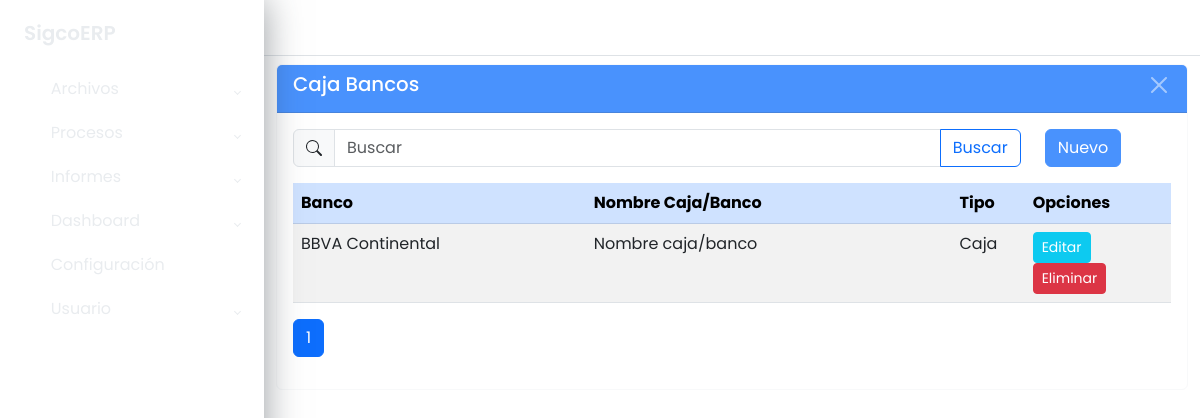
/maestros/caja_banco/listar/, run on the app's committed database.
### apps/maestros/models/models_base.py (models this page shows, shortened)
class CajaBanco(ModeloBaseGenerico):
	id_caja_banco = models.AutoField(primary_key=True)
	id_banco = models.ForeignKey(Banco, on_delete=models.PROTECT, null=True,
								 blank=True, verbose_name="Banco")
	nombre_caja_banco = models.CharField("Nombre Caja o Banco", max_length=100,
										 null=True, blank=True)
	tipo_caja_banco = models.SmallIntegerField(choices=((1, 'Caja'),
														(2, 'Banco')))
	cuenta_caja_banco = models.CharField("Nro de Cuenta", max_length=20,
										 null=True, blank=True)
	cuentacci_caja_banco = models.CharField("No CCI de Cuenta", max_length=20,
											null=True, blank=True)
	id_moneda = models.ForeignKey(Moneda, on_delete=models.PROTECT, null=True,
								  blank=True, verbose_name="Moneda")
	estatus_caja_banco = models.SmallIntegerField(choices=((1, 'Activo'),
														   (2, 'Inactivo')))
	class Meta:
		db_table = 'sgc_caja_banco'
		verbose_name = ('Caja Banco')
		verbose_name_plural = ('Caja Bancos')
		ordering = ['nombre_caja_banco']

class Banco(ModeloBaseGenerico):
	id_banco = models.AutoField(primary_key=True)
	codigo_banco = models.CharField("Código Banco", max_length=4, null=True,
									blank=True)
	nombre_banco = models.CharField("Nombre Banco", max_length=50, null=True,
									blank=True)
	descripcion_banco = models.CharField("Descripción Banco", max_length=80,
										 null=True, blank=True)
	class Meta:
		db_table = 'sgc_banco'
		verbose_name = ('Banco')
		verbose_name_plural = ('Bancos')
		ordering = ['nombre_banco']

### apps/maestros/views/caja_banco_views.py (the view)
class CajaBancoListView(GenericListView):
	model = modelo
	context_object_name = 'datos'
	template_name = f"maestros/{url_list}.html"
	cadena_filtro = "Q(id_banco__nombre_banco__icontains=text) | \
					 Q(cuenta_caja_banco__icontains=text)"
	extra_context = {
		"titulo": model._meta.verbose_name_plural,
		"url_inicio": url_home,
		"url_create": url_create,
		"url_update": url_update,
		"url_delete": url_delete
	}

### apps/maestros/views/cruds_views_generics.py (called while the page is built)
    def get_queryset(self):
        queryset = super().get_queryset()
        text = self.request.GET.get('buscar', '')
        if text and self.cadena_filtro:
            queryset = queryset.filter(eval(self.cadena_filtro))
        return queryset

    def get_context_data(self, **kwargs):
        context = super().get_context_data(**kwargs)
        context["buscar"] = self.request.GET.get('buscar', '')
        return context

### apps/maestros/templates/maestros/caja_banco_list.html (shortened to what this page needs)
{% extends 'base.html' %}
{% block main %}
	<div class="wrapper">
		{% block sidebar %}
			{% include 'sidebar.html' %}
		{% endblock sidebar %}
		{% block maincomponent %}
			<div class="main">
				{% block buttonsidebartoggle %}
					{% include 'buttonsidebartoggle.html' %}
				{% endblock buttonsidebartoggle %}
				{% block principalcomponent %}
					<div class="container-fluid">
						<div class="card border-light mb-3 mt-2">
							<div class="card-header text-white bg-primary opacity-75 d-flex
									justify-content-between">
								<h3>{{ titulo }}</h3>
								<button type="button" class="btn-close btn-close-white"
									aria-label="Close"
									onclick="window.location.href='{% url url_inicio %}'">
								</button>
							</div>
							<div class="card-body">
								<div class="row">
									<div class="col col-10">
										<form method="get">
											<div class="input-group flex-nowrap">
												<span class="input-group-text">
												</span>
												<input type="text" class="form-control" name="buscar"
													value="{{ buscar }}" placeholder="Buscar"
													autocomplete="off">
												<button class="btn btn-outline-primary">
													Buscar
												</button>
											</div>
										</form>
									</div>
									<div class="col col-2">
										<a href="{% url url_create %}"
												class="btn btn-primary opacity-75">
											Nuevo
										</a>
									</div>
								</div>
								<div class="table-responsive mt-3">
									<table class="table table-striped">
										<thead class="table-primary">
											<tr>
												<th class="col-4">Banco</th>
												<th class="col-5">Nombre Caja/Banco</th>
												<th class="col-1">Tipo</th>
												<th class="col-2">Opciones</th>
											</tr>
										</thead>
										<tbody>
											{% for dato in datos %}
												<tr>
													<td>{{ dato.id_banco.nombre_banco }}</td>
													<td>{{ dato.nombre_caja_banco }}</td>
													<td>{{ dato.get_tipo_caja_banco_display }}</td>
													<td>
														<a href="{% url url_update dato.pk %}"
																class="btn btn-info text-white btn-sm">
															Editar
														</a>
														<a href="{% url url_delete dato.pk %}"
																class="btn btn-danger text-white btn-sm">
															Eliminar
														</a>
													</td>
												</tr>
											{% endfor %}
										</tbody>
									</table>
									{% block paginador %}
										{% include 'paginador.html' %}
									{% endblock %}
								</div>
							</div>
						</div>
					</div>
				{% endblock principalcomponent %}
			</div>
		{% endblock maincomponent %}
	</div>
{% endblock main %}

### static/css/style.css (style rules this page uses)
body { font-family: 'Poppins', sans-serif; margin: 0; background-image: url("../img/background-image.jpg"); background-repeat: no-repeat; background-position: center bottom; background-size: cover; }
h3 { font-size: 1.2375rem; color: #FFF; }
.wrapper { align-items: stretch; display: flex; width: 100%; }
.main { display: flex; flex-direction: column; min-height: 100vh; width: 100%; overflow: hidden; transition: all 0.35s ease-in-out; }

### data on the page
CajaBanco: id_banco.nombre_banco "BBVA Continental", nombre_caja_banco "Nombre caja/banco", tipo_caja_banco "Caja"

### other printed values
{{ titulo }} "Caja Bancos"
{{ i }} "1"
